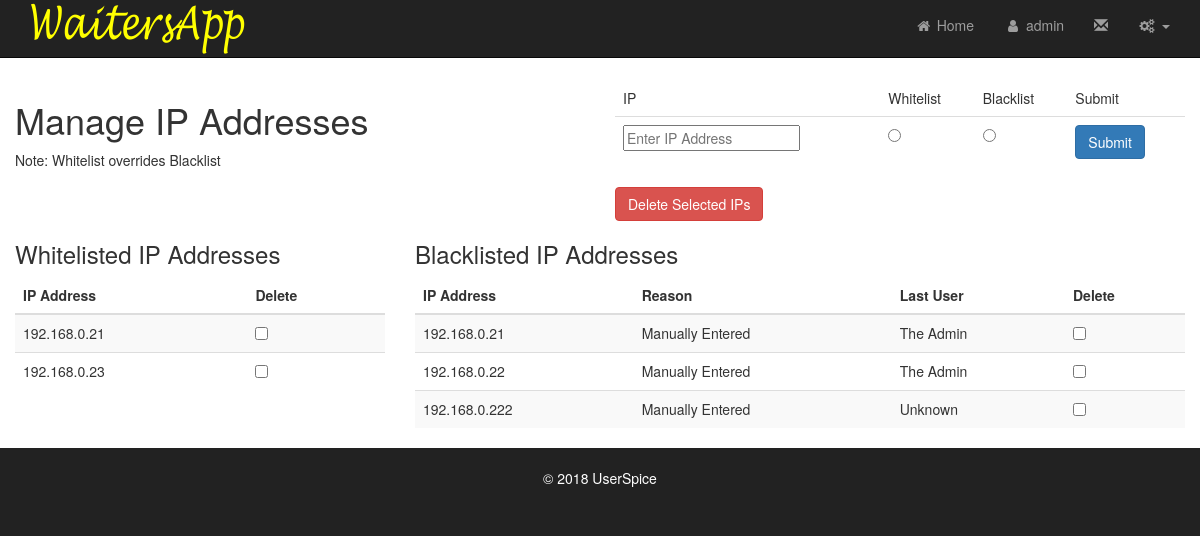
Page /users/admin_ips.php (signed in) on the committed database.
### tables this page shows
CREATE TABLE `menus` (
  `id` int(10) NOT NULL,
  `menu_title` varchar(255) NOT NULL,
  `parent` int(10) NOT NULL,
  `dropdown` int(1) NOT NULL,
  `logged_in` int(1) NOT NULL,
  `display_order` int(10) NOT NULL,
  `label` varchar(255) NOT NULL,
  `link` varchar(255) NOT NULL,
  `icon_class` varchar(255) NOT NULL
);

CREATE TABLE `us_ip_whitelist` (
  `id` int(11) NOT NULL,
  `ip` varchar(50) NOT NULL
);

CREATE TABLE `us_ip_blacklist` (
  `id` int(11) NOT NULL,
  `ip` varchar(50) NOT NULL,
  `last_user` int(11) NOT NULL DEFAULT '0',
  `reason` int(11) NOT NULL DEFAULT '0'
);

CREATE TABLE `users` (
  `id` int(11) NOT NULL,
  `email` varchar(155) NOT NULL,
  `email_new` varchar(155) DEFAULT NULL,
  `username` varchar(255) NOT NULL,
  `password` varchar(255) NOT NULL,
  `fname` varchar(255) NOT NULL,
  `lname` varchar(255) NOT NULL,
  `permissions` int(11) NOT NULL,
  `logins` int(100) NOT NULL,
  `account_owner` tinyint(4) NOT NULL DEFAULT '0',
  `account_id` int(11) NOT NULL DEFAULT '0',
  `company` varchar(255) NOT NULL,
  `join_date` datetime NOT NULL,
  `last_login` datetime NOT NULL,
  `email_verified` tinyint(4) NOT NULL DEFAULT '0',
  `vericode` varchar(15) NOT NULL,
  `active` int(1) NOT NULL,
  `oauth_provider` varchar(255) NOT NULL,
  `oauth_uid` varchar(255) NOT NULL,
  `gender` varchar(10) NOT NULL,
  `locale` varchar(10) NOT NULL,
  `gpluslink` varchar(255) NOT NULL,
  `picture` varchar(255) NOT NULL,
  `created` datetime NOT NULL,
  `modified` datetime NOT NULL,
  `fb_uid` varchar(255) NOT NULL,
  `un_changed` int(1) NOT NULL,
  `msg_exempt` int(1) NOT NULL DEFAULT '0',
  `last_confirm` datetime DEFAULT NULL,
  `protected` int(1) NOT NULL DEFAULT '0',
  `dev_user` int(1) NOT NULL DEFAULT '0',
  `msg_notification` int(1) NOT NULL DEFAULT '1',
  `force_pr` int(1) NOT NULL DEFAULT '0',
  `twoKey` varchar(16) DEFAULT NULL,
  `twoEnabled` int(1) DEFAULT '0',
  `cloak_allowed` tinyint(1) NOT NULL DEFAULT '0'
);

CREATE TABLE `settings` (
  `id` int(50) NOT NULL,
  `recaptcha` int(1) NOT NULL DEFAULT '0',
  `force_ssl` int(1) NOT NULL,
  `css_sample` int(1) NOT NULL,
  `us_css1` varchar(255) NOT NULL,
  `us_css2` varchar(255) NOT NULL,
  `us_css3` varchar(255) NOT NULL,
  `site_name` varchar(100) NOT NULL,
  `language` varchar(255) NOT NULL,
  `track_guest` int(1) NOT NULL,
  `site_offline` int(1) NOT NULL,
  `force_pr` int(1) NOT NULL,
  `glogin` int(1) NOT NULL DEFAULT '0',
  `fblogin` int(1) NOT NULL,
  `gid` varchar(255) NOT NULL,
  `gsecret` varchar(255) NOT NULL,
  `gredirect` varchar(255) NOT NULL,
  `ghome` varchar(255) NOT NULL,
  `fbid` varchar(255) NOT NULL,
  `fbsecret` varchar(255) NOT NULL,
  `fbcallback` varchar(255) NOT NULL,
  `graph_ver` varchar(255) NOT NULL,
  `finalredir` varchar(255) NOT NULL,
  `req_cap` int(1) NOT NULL,
  `req_num` int(1) NOT NULL,
  `min_pw` int(2) NOT NULL,
  `max_pw` int(3) NOT NULL,
  `min_un` int(2) NOT NULL,
  `max_un` int(3) NOT NULL,
  `messaging` int(1) NOT NULL,
  `snooping` int(1) NOT NULL,
  `echouser` int(11) NOT NULL,
  `wys` int(1) NOT NULL,
  `change_un` int(1) NOT NULL,
  `backup_dest` varchar(255) NOT NULL,
  `backup_source` varchar(255) NOT NULL,
  `backup_table` varchar(255) NOT NULL,
  `msg_notification` int(1) NOT NULL,
  `permission_restriction` int(1) NOT NULL,
  `auto_assign_un` int(1) NOT NULL,
  `page_permission_restriction` int(1) NOT NULL,
  `msg_blocked_users` int(1) NOT NULL,
  `msg_default_to` int(1) NOT NULL,
  `notifications` int(1) NOT NULL,
  `notif_daylimit` int(3) NOT NULL,
  `recap_public` varchar(100) NOT NULL,
  `recap_private` varchar(100) NOT NULL,
  `page_default_private` int(1) NOT NULL,
  `navigation_type` tinyint(1) NOT NULL,
  `copyright` varchar(255) NOT NULL,
  `custom_settings` int(1) NOT NULL,
  `system_announcement` varchar(255) NOT NULL,
  `twofa` int(1) DEFAULT '0'
);

### users/admin_ips.php (the view, shortened to what the rows shown need)
<?php require_once 'init.php'; ?>
<?php require_once $abs_us_root.$us_url_root.'users/includes/header.php'; ?>
<?php require_once $abs_us_root.$us_url_root.'users/includes/navigation.php'; ?>
<?php
$wl = $db->query("SELECT * FROM us_ip_whitelist")->results();
$bl = $db->query("SELECT * FROM us_ip_blacklist")->results();
  ?>
  <div id="page-wrapper">
    <div class="container-fluid">
      <div class="row">
        <div class="col-xs-6">
          <h1>Manage IP Addresses</h1>
        </div>
        <div class="col-xs-6">
<form class="" action="" method="post">
          <table class="table">
            <thead>
              <tr>
                <td>IP</td><td>Whitelist</td><td>Blacklist</td><td>Submit</td>
              </tr>
            </thead>
          </table>
</form>
        </div>
      </div>
<div class="row">
        <div class="col-xs-12 col-md-4">
          <table class="table table-striped">
            <thead>
              <tr>
                <th>IP Address</th><th>Delete</th>
              </tr>
            </thead>
            <tbody>
            <?php foreach($wl as $b){ ?>
              <tr>
                <td><?=$b->ip?></td>
                <td><input type="checkbox" name="deletewhite[<?=$b->id?>]" value="<?=$b->id?>"></td>
              </tr>
          <?php }?>
            </tbody>
          </table>
        </div>
        <div class="col-xs-12 col-md-8">
          <table class="table table-striped">
            <thead>
              <tr>
                <th>IP Address</th><th>Reason</th><th>Last User</th><th>Delete</th>
              </tr>
            </thead>
            <tbody>
            <?php foreach($bl as $b){ ?>
              <tr>
                <td><?=$b->ip?></td>
                <td><?php ipReason($b->reason);?></td>
                <td><?php echouser($b->last_user);?></td>
                <td><input type="checkbox" name="deleteblack[<?=$b->id?>]" value="<?=$b->id?>"></td>
              </tr>
          <?php }?>
            </tbody>
          </table>
        </div>
  </div>
</div>
</div>
      <?php require_once $abs_us_root.$us_url_root.'users/includes/html_footer.php';  ?>

### users/includes/database-navigation.php (shortened to what the rows shown need)
  <?php
  $settingsQ = $db->query("SELECT * FROM settings");
  $settings = $settingsQ->first();
  $main_nav_all = $db->query("SELECT * FROM menus WHERE menu_title='main' ORDER BY display_order");
  $main_nav=$main_nav_all->results(true);
  $prep=prepareMenuTree($main_nav);
  ?>
  <div class="navbar navbar-fixed-top navbar-inverse" role="navigation">
  	<div class="container">
    <div id="navbar_test" class="navbar-collapse collapse">
  	<ul class="nav navbar-nav navbar-right">
  <?php
  foreach ($prep as $key => $value) {
    $authorizedGroups = array();
    foreach (fetchGroupsByMenu($value['id']) as $g) {
    	$authorizedGroups[] = $g->group_id;
    }
  	if (sizeof($value['children'])==0) {
  		if ($user->isLoggedIn()) {
        if((hasPerm($authorizedGroups,$user->data()->id) || in_array(0,$authorizedGroups)) && $value['logged_in']==1) {
          if($value['label']=='{{notifications}}') {
              $itemString='';
           }
          elseif($value['label']=='{{messages}}') {
              $itemString='';
              if($settings->messaging==1) {
                  $itemString='<li><a href="'.$us_url_root.'users/messages.php"><i class="glyphicon glyphicon-envelope"></i> <span id="msgCount" class="badge" style="margin-top: -5px">';
                  $itemString.='</span></a></li>'; }
           }
          else {
          $itemString = prepareItemString($value,$user->data()->id);
          $itemString = str_replace('{{username}}',$user->data()->username,$itemString);
          $itemString = str_replace('{{fname}}',$user->data()->fname,$itemString);
          $itemString = str_replace('{{lname}}',$user->data()->lname,$itemString); }
  				echo $itemString;
  			}
  		} else {
  			if ($value['logged_in']==0) {
  				echo prepareItemString($value,0);
  			}
  		}
  	} else {
  		if ($user->isLoggedIn()) {
  			if((hasPerm($authorizedGroups,$user->data()->id) || in_array(0,$authorizedGroups)) && $value['logged_in']==1) {
  				$dropdownString=prepareDropdownString($value,$user->data()->id);
  				$dropdownString=str_replace('{{username}}',$user->data()->username,$dropdownString);
  				echo $dropdownString;
  			}
  		} else {
  			if ($value['logged_in']==0) {
  				$dropdownString=prepareDropdownString($value,0);
  				echo $dropdownString;
  			}
  		}
  	}
  }
  ?>
  	</ul>
    </div>
  </div>
</div>

### users/helpers/menus.php (shortened to what the rows shown need)
<?php
function prepareMenuTree($menuResults){
	$treeManager = treeManager::get();
	$menuTree = $treeManager->getTree($menuResults, 'id','parent','display_order');
	return $menuTree;
}
function prepareDropdownString($menuItem,$user_id){
	$itemString='';
	$itemString.='<li class="dropdown">';
	$itemString.='<a href="" class="dropdown-toggle" data-toggle="dropdown" role="button" aria-haspopup="true" aria-expanded="false"><span class="'.$menuItem['icon_class'].'"></span> '.$menuItem['label'].' <span class="caret"></span></a>';
	$itemString.='<ul class="dropdown-menu">';
	foreach ($menuItem['children'] as $childItem){
		$authorizedGroups = array();
    foreach (fetchGroupsByMenu($childItem['id']) as $g) {
    	$authorizedGroups[] = $g->group_id;
    }
		if($childItem['logged_in']==0 || (hasPerm($authorizedGroups,$user_id) || in_array(0,$authorizedGroups))) {
		$itemString.=prepareItemString($childItem,$user_id); }
	}
	$itemString.='</ul></li>';
	return $itemString;
}
function prepareItemString($menuItem,$user_id){
	$itemString='';
	if($menuItem['label']=='{{hr}}') { $itemString = "<li class='divider'></li>"; }
	else {
	$itemString.='<li><a href="'.US_URL_ROOT.$menuItem['link'].'"><span class="'.$menuItem['icon_class'].'"></span> '.$menuItem['label'].'</a></li>'; }
	return $itemString;
}
?>

### users/helpers/us_helpers.php (shortened to what the rows shown need)
<?php
if(!function_exists('fetchGroupsByMenu')) {
	function fetchGroupsByMenu($menu_id) {
		$db = DB::getInstance();
		$query = $db->query("SELECT id, group_id FROM groups_menus WHERE menu_id = ? ",array($menu_id));
		$results = $query->results();
		return($results);
	}
}
if(!function_exists('checkPermission')) {
	function checkPermission($permission) {
		$db = DB::getInstance();
		global $user;
		if ($user->data()->id == 1){
			return true;
		}else{
			return false;
		}
	}
}
if(!function_exists('echouser')) {
	function echouser($id){
		$db = DB::getInstance();
		$settingsQ = $db->query("SELECT echouser FROM settings");
		$settings = $settingsQ->first();
		if($settings->echouser == 0){
			$query = $db->query("SELECT fname,lname FROM users WHERE id = ? LIMIT 1",array($id));
			$count=$query->count();
			if ($count > 0) {
				$results=$query->first();
				echo $results->fname." ".$results->lname;
			} else {
				echo "Unknown";
			}
		}
	}
}
if(!function_exists('reAuth')) {
	function reAuth($uri,$uid,$urlRoot){
		$abs_us_root=$_SERVER['DOCUMENT_ROOT'];
		$self_path=explode("/", $_SERVER['PHP_SELF']);
		$self_path_length=count($self_path);
		for($i = 1; $i < $self_path_length; $i++){
			array_splice($self_path, $self_path_length-$i, $i);
			$us_url_root=implode("/",$self_path)."/";
			if (file_exists($abs_us_root.$us_url_root.'z_us_root.php')){
				break;
			}else{
				$file_found=FALSE;
			}
		}
		$urlRootLength=strlen($us_url_root);
		$page=substr($uri,$urlRootLength,strlen($uri)-$urlRootLength);
		$db = DB::getInstance();
		$query = $db->query("SELECT id, page, re_auth FROM pages WHERE page = ?",[$page]);
		$count = $query->count();
		if ($count > 0){
		$results = $query->first();
		$pageDetails = array( 'id' =>$results->id, 'page' => $results->page, 're_auth' => $results->re_auth);
		if (empty($pageDetails)){
			return true;
		}elseif ($pageDetails['re_auth'] == 0){
			return true;
		}else{
			verifyadmin($uid,$page,$urlRoot);
		 }
		}
	}
}
if(!function_exists('ipReason')) {
	function ipReason($reason){
		if($reason == 0){
			echo "Manually Entered";
		}elseif($reason == 1){
			echo "Invalid Attempts";
		}else{
			echo "Unknown";
		}
	}
}

### usersc/includes/footer.php (shortened to what the rows shown need)
<div class="container">
        <div class="row">
                <div class="col-sm-12 text-center">
                        <footer><font color='white'><br>&copy;
                          <?php echo date("Y"); ?>
                           <?=$settings->copyright; ?></font></footer>
                        <br>
                </div>
        </div>
</div>

### rows in the picture
menus: label "Home"
menus: label "admin"
us_ip_whitelist: ip "192.168.0.21"
us_ip_whitelist: ip "192.168.0.23"
us_ip_blacklist: ip "192.168.0.21", reason "Manually Entered", users.fname "The", users.lname "Admin"
us_ip_blacklist: ip "192.168.0.22", reason "Manually Entered", users.fname "The", users.lname "Admin"
us_ip_blacklist: ip "192.168.0.222", reason "Manually Entered", shows "Unknown"
settings: copyright "UserSpice"
